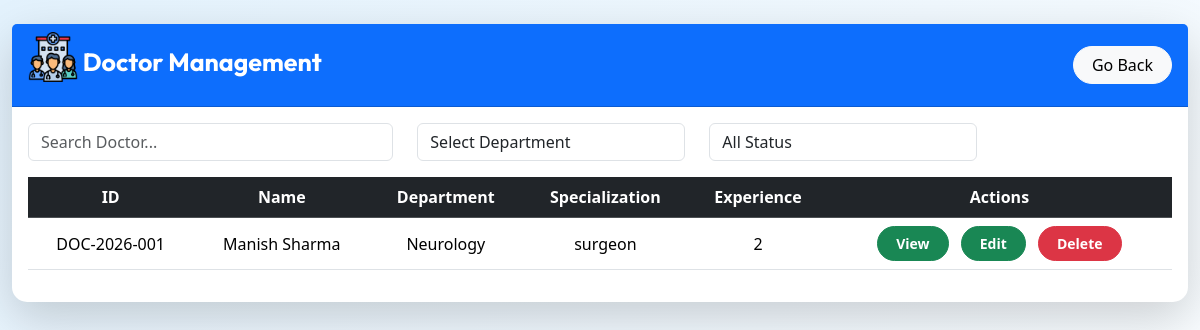
/Admin/manage_doctor.php, run on the app's committed database.
### tables this page shows
CREATE TABLE `doctors` (
  `id` int(11) NOT NULL,
  `doctor_code` varchar(20) DEFAULT NULL,
  `full_name` varchar(100) NOT NULL,
  `department` varchar(50) NOT NULL,
  `specialization` varchar(100) DEFAULT NULL,
  `experience` int(11) DEFAULT 0,
  `contact` varchar(15) DEFAULT NULL,
  `email` varchar(100) NOT NULL,
  `password` varchar(255) NOT NULL,
  `created_at` timestamp NOT NULL DEFAULT current_timestamp()
);

### Admin/manage_doctor.php (the view, shortened to what this page needs)
<?php
require "../dbconnect.php";
if (isset($_GET['search'])) {
    $search = $_GET['search'];
    $sql = "SELECT * FROM patients
            WHERE patient_code LIKE '%$search%'
            OR full_name LIKE '%$search%'
            OR mobile LIKE '%$search%'
            ORDER BY patient_code DESC";
} else {
    $sql = "SELECT * FROM doctors ORDER BY doctor_code DESC";
}
$result = $conn->query($sql);
?>
<!DOCTYPE html>
<html lang="en">
<head>
    <link rel="stylesheet" href="../Bootstrap/bootstrap.min.css">
    <link rel="stylesheet" href="../styles/manage_doctor.css">
</head>
<body class="admin-bg">
    <div class="container-fluid">
        <div class="card shadow-lg border-0 mt-4">
            <div class="card-header bg-primary text-white d-flex justify-content-between align-items-center">
                <div class="mb-0 manage_doctor">
                    <img src="../icons/medical-staff.png" class="mx-auto mb-3" width="50">
                     Doctor Management
                </div>
                <a href="admin_dashboard.php" class="btn btn-light btn-rounded">
                    Go Back
                </a>
            </div>
            <div class="card-body">
                <div class="row mb-3">
                    <div class="col-md-4">
                        <input type="text" class="form-control" placeholder="Search Doctor...">
                    </div>
                    <div class="col-md-3">
                        <select class="form-control">
                           <option value="">Select Department</option>
                        </select>
                    </div>
                    <div class="col-md-3">
                        <select class="form-control">
                            <option>All Status</option>
                        </select>
                    </div>
                </div>
                <div class="table-responsive">
                    <table class="table table-hover align-middle text-center">
                        <thead class="table-dark">
                            <tr>
                                <th>ID</th>
                                <th>Name</th>
                                <th>Department</th>
                                <th>Specialization</th>
                                <th>Experience</th>
                                <th>Actions</th>
                            </tr>
                        </thead>
                        <tbody>
                         <?php
                            if ($result->num_rows > 0) {
                                while ($row = $result->fetch_assoc()) {
                                    ?>
                                    <tr>
                                        <td>
                                            <?php echo $row['doctor_code']; ?>
                                        </td>
                                        <td>
                                            <?php echo $row['full_name']; ?>
                                        </td>
                                        <td>
                                            <?php echo $row['department']; ?>
                                        </td>
                                        <td>
                                            <?php echo $row['specialization']; ?>
                                        </td>
                                        <td>
                                            <?php echo $row['experience']; ?>
                                        </td>
                                        <td>
                                          <a class="btn btn-success btn-sm btn-rounded fw-bold me-2"
                                                href="view_doctor.php?id=<?php echo $row['doctor_code']; ?>">
                                                View
                                            </a>
                                            <a class="btn btn-success btn-sm btn-rounded fw-bold me-2"
                                                href="edit_doctor.php?id=<?php echo $row['doctor_code']; ?>">
                                                Edit
                                            </a>
                                            <a href="delete_doctor.php?id=<?php echo $row['doctor_code']?>"class="btn btn-danger btn-sm btn-rounded fw-bold" data-bs-toggle="modal"
                                                data-bs-target="#deleteModal"
                                                onclick="setDeleteId('<?php echo $row['doctor_code']; ?>')">
                                                Delete
                                            </a>
                                        </td>
                                    </tr>
                                    <?php
                                }
                            } else {
                                echo "<tr><td colspan='7'>No Doctors Found</td></tr>";
                            }
                            ?>
                        </tbody>
                    </table>
                </div>
            </div>
        </div>
    </div>
</body>
</html>

### styles/manage_doctor.css (style rules this page uses)
.manage_doctor { font-family: 'Custom'; font-size: 25px; }
.admin-bg { background: linear-gradient(135deg,#e3f2fd,#ffffff); min-height: 100vh; }
.btn-rounded { border-radius: 30px; padding: 6px 18px; font-weight: 500; }
.card { border-radius: 15px; }

### data on the page
doctors: doctor_code "DOC-2026-001", full_name "Manish Sharma", department "Neurology", specialization "surgeon", experience "2"
